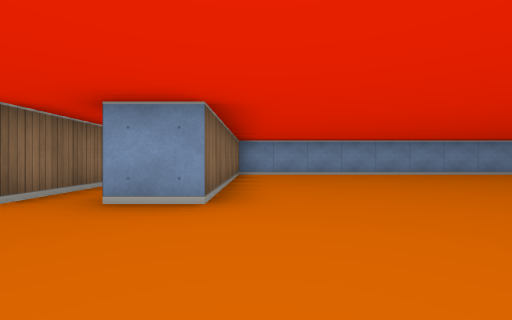
View 1 (above)

14 first-person views from a walk through a cub3D ray-caster map. The camera is about half as high as the walls, looks level and sees 90° across. The floor is counted in squares. Each view is taken from the middle of a square. On the plan, view 1 faces up. The plan holds only what a view shows up to about 9 squares ahead; the rest is blank.

View 2
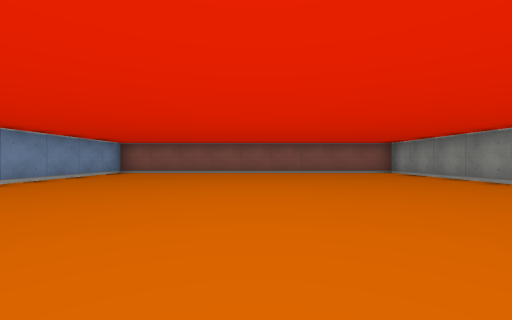

View 3
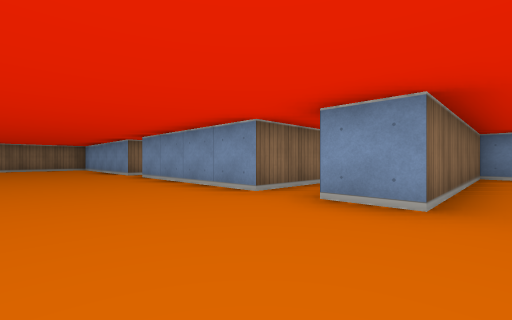

View 4
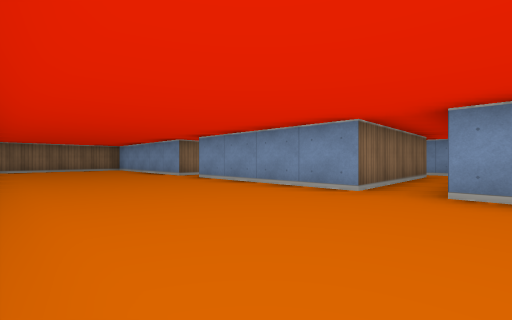

View 5
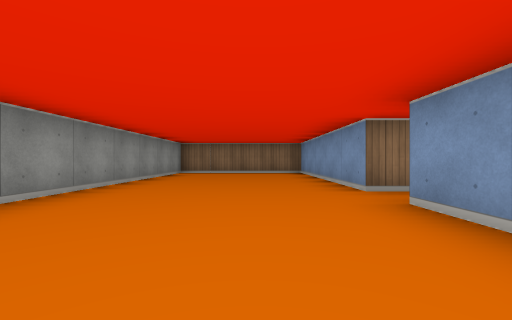

View 6
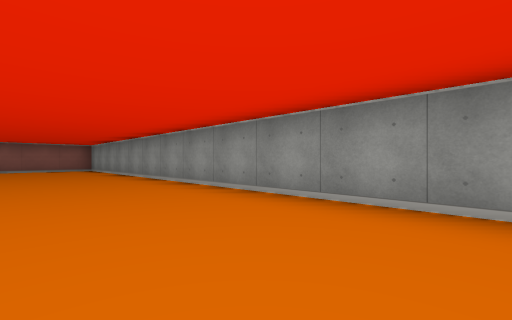

View 7
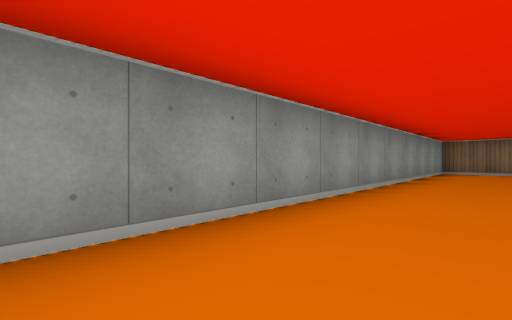

View 8
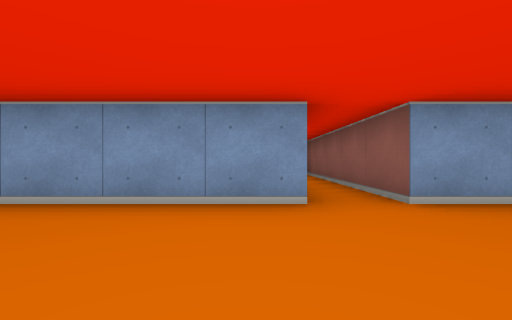

View 9
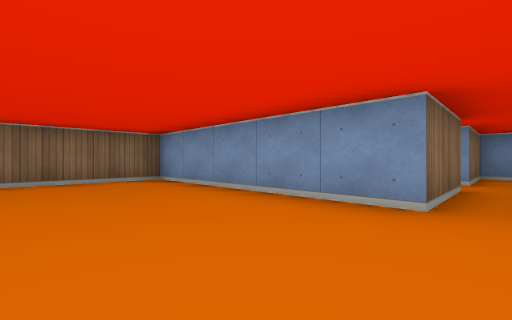

View 10
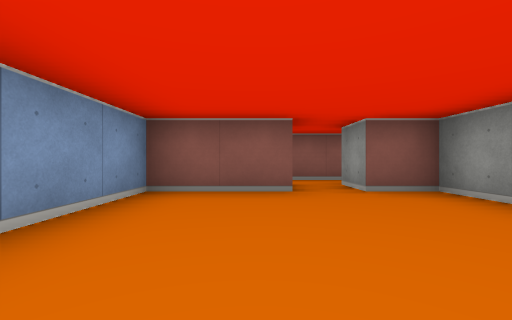

View 11
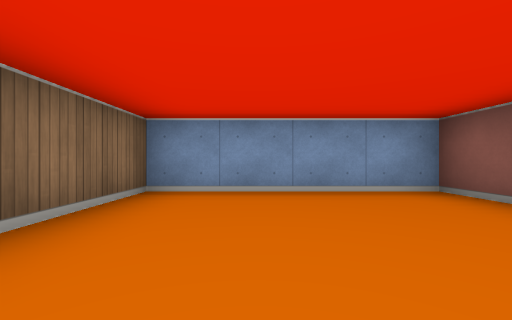

View 12
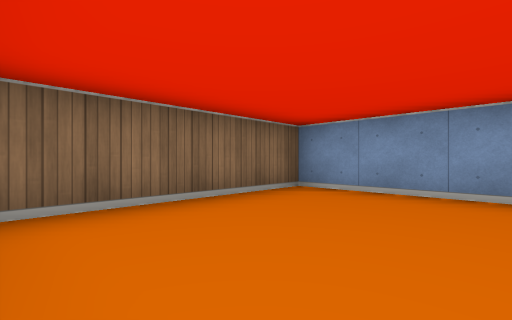

View 13
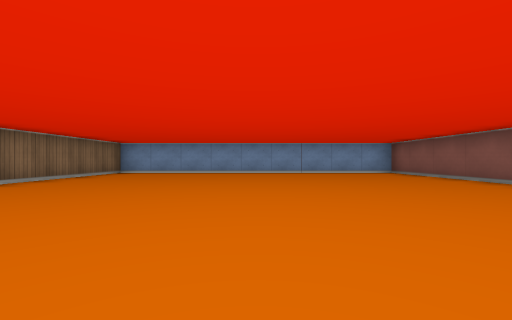

View 14
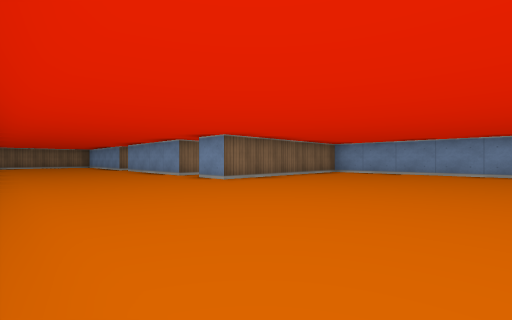

### Floor plan
Points are (right, up) in squares from view 1. A wall is a line through its corners. A room is listed if a view was taken in it or the views show most of it. See-through windows are left out.
Room 1 (views 1, 2, 3, 4, 5, 6, 7, 8, 9, 13, 14)
walls: (-2.5, 6.5) (-2.5, 2.5) (-6.5, 2.5); (-2.1, 7.5) (-2.8, 7.5); (-7.5, 2.5) (-12.5, 2.5) (-12.5, -1.5) (8.5, -1.5) (8.5, 7.5) (-0.5, 7.5) (-0.5, 2.5) (-1.5, 2.5)
ways out: opening at (-7, 3.5) to room 3
Room 2 (views 10, 11, 12)
walls: (-8.5, 5.5) (-8.5, 7.5) (-12.5, 7.5) (-12.5, 4); (-9.5, 3.5) (-8.5, 3.5) (-8.5, 4.5)
ways out: opening at (-8, 5) to room 3
Room 3 (no view inside)
walls: (-8.5, 4.5) (-7.5, 4.5) (-7.5, 2.5); (-7, 7.5) (-7.5, 7.5) (-7.5, 5.5); (-6.5, 2.5) (-6.5, 7.4)
ways out: opening at (-7, 3.5) to room 1; opening at (-8, 5) to room 2

Where each view was taken, in squares from view 1:
view 1: 0 up, 0 right, facing up
view 2: 3 up, 0 right, facing right
view 3: 0 up, 0 right, facing up-left
view 4: 1 down, 1 left, facing up-left
view 5: 1 up, 4 left, facing left
view 6: 1 up, 3 left, facing down-right
view 7: 0 up, 3 left, facing down-left
view 8: 0 up, 8 left, facing up
view 9: 0 up, 7 left, facing up-left
view 10: 6 up, 12 left, facing right
view 11: 4 up, 11 left, facing up
view 12: 4 up, 10 left, facing up-left
view 13: 1 down, 4 right, facing up
view 14: 1 down, 4 right, facing up-left
